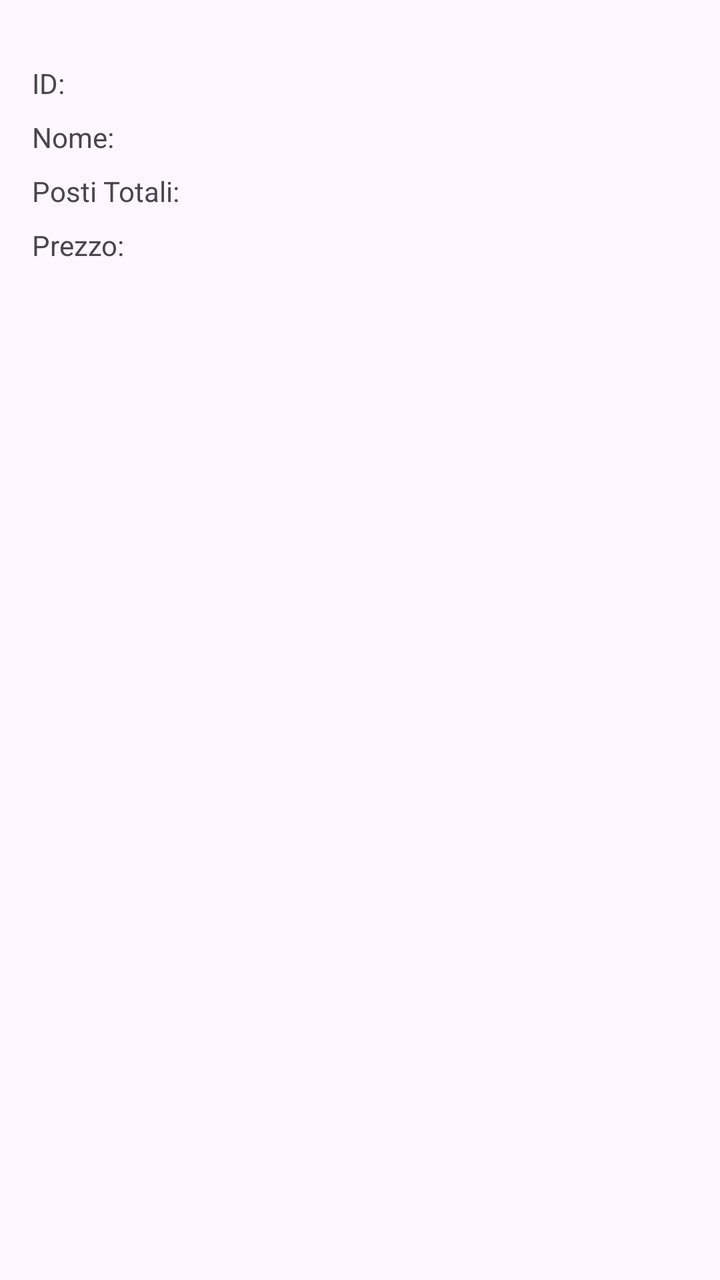
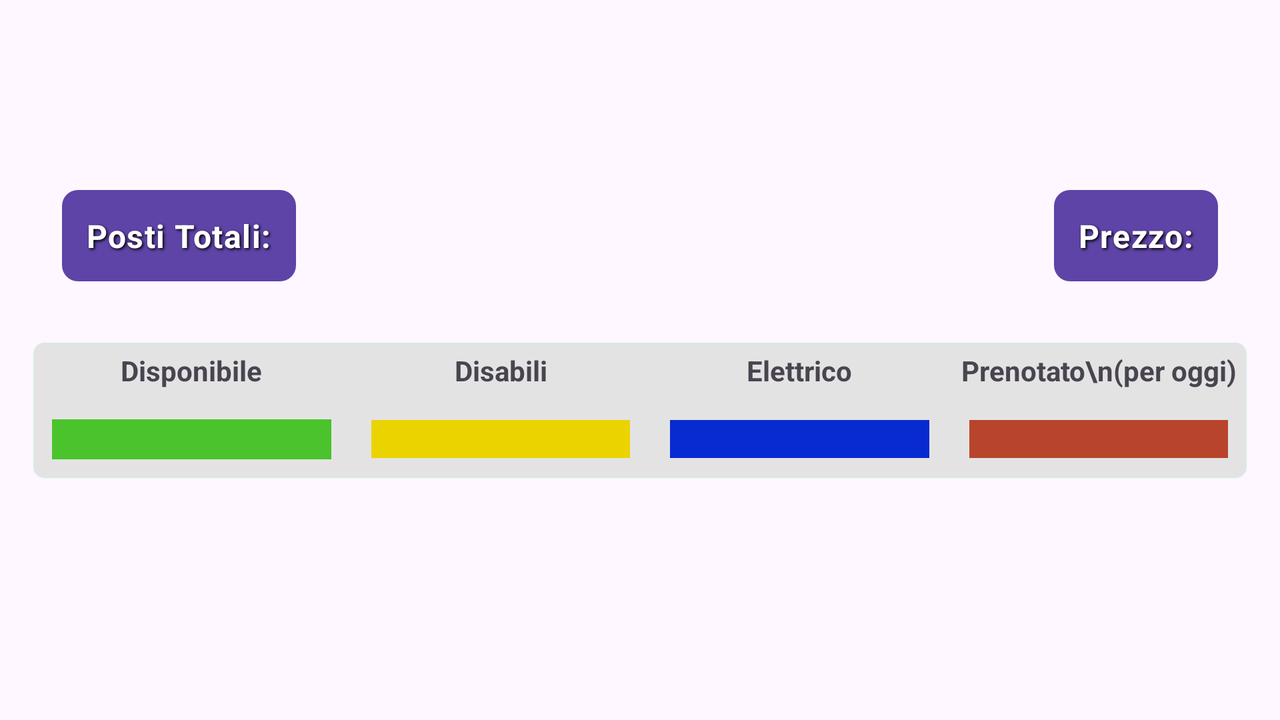

One screen, two layout resources from the same app: the default and the author's alternative for another configuration. Each is rendered where Android would select it; the XML of both is given below.
<!-- AndroidManifest.xml: application theme Theme.SmartParking -->
<!-- res/layout/activity_parcheggio_dettaglio.xml -->
<?xml version="1.0" encoding="utf-8"?>
<ScrollView
        xmlns:android="http://schemas.android.com/apk/res/android"
        android:layout_width="match_parent"
        android:layout_height="match_parent"
        android:padding="16dp">

    <LinearLayout
            android:layout_width="match_parent"
            android:layout_height="wrap_content"
            android:orientation="vertical">

        
        <FrameLayout
                android:id="@+id/frameLayoutContainer"
                android:layout_width="match_parent"
                android:layout_height="wrap_content">

            <ImageView
                    android:id="@+id/imageViewArea"
                    android:layout_width="match_parent"
                    android:layout_height="wrap_content"
                    android:adjustViewBounds="true"
                    android:scaleType="fitCenter"
                    android:layout_gravity="top|center_horizontal"
                    android:src="@drawable/placeholder" />
        </FrameLayout>

        
        <TextView
                android:id="@+id/textId"
                android:layout_width="wrap_content"
                android:layout_height="wrap_content"
                android:text="ID:"
                android:layout_marginTop="16dp" />

        <TextView
                android:id="@+id/textNome"
                android:layout_width="wrap_content"
                android:layout_height="wrap_content"
                android:text="Nome:"
                android:layout_marginTop="8dp" />

        <TextView
                android:id="@+id/textPostiTot"
                android:layout_width="wrap_content"
                android:layout_height="wrap_content"
                android:text="Posti Totali:"
                android:layout_marginTop="8dp" />

        <TextView
                android:id="@+id/textPrezzo"
                android:layout_width="wrap_content"
                android:layout_height="wrap_content"
                android:text="Prezzo:"
                android:layout_marginTop="8dp" />
    </LinearLayout>
</ScrollView>
<!-- resources referenced by this layout -->
<resources>
  <style name="Theme.SmartParking" parent="Theme.Material3.Light.NoActionBar">
          
          <item name="colorPrimary">@color/purple_500</item>
          <item name="colorSecondary">@color/teal_200</item>
          
          <item name="android:statusBarColor">@color/purple_500</item>
          
          <item name="android:navigationBarColor">@color/purple_500</item>
      </style>
  <color name="purple_500">#FF6200EE</color>
  <color name="teal_200">#FF03DAC5</color>
</resources>
<!-- res/layout-land/activity_parcheggio_dettaglio.xml (the author's variant of the layout above) -->
<!-- drawn on the phone turned sideways -->
<?xml version="1.0" encoding="utf-8"?>
<ScrollView
        xmlns:android="http://schemas.android.com/apk/res/android"
        android:layout_width="match_parent"
        android:layout_height="match_parent"
        android:padding="16dp">

    <LinearLayout
            android:layout_width="match_parent"
            android:layout_height="wrap_content"
            android:orientation="vertical">

        
        <FrameLayout
                android:id="@+id/frameLayoutContainer"
                android:layout_width="match_parent"
                android:layout_height="wrap_content"
                android:layout_marginTop="20dp">

            <ImageView
                    android:id="@+id/imageViewArea"
                    android:layout_width="match_parent"
                    android:layout_height="wrap_content"
                    android:adjustViewBounds="true"
                    android:scaleType="fitCenter"
                    android:layout_gravity="top|center_horizontal"
                    android:src="@drawable/placeholder" />
        </FrameLayout>

        

        <TextView
                android:id="@+id/textNome"
                android:layout_width="wrap_content"
                android:layout_height="wrap_content"
                android:layout_gravity="center_horizontal"
                android:text=""
                android:layout_marginTop="8dp"
                android:textAppearance="@style/TextAppearance.Material3.HeadlineLarge"
                android:textStyle="bold"
                android:textColor="#100028"/>

        <RelativeLayout
                android:layout_width="wrap_content"
                android:layout_height="wrap_content">

            <TextView
                    android:id="@+id/textPostiTot"
                    android:layout_width="wrap_content"
                    android:layout_height="wrap_content"
                    android:text="Posti Totali:"
                    android:layout_marginTop="8dp"
                    android:layout_marginStart="15dp"
                    android:layout_alignParentStart="true"
                    android:textAppearance="@style/TextAppearance.Material3.BodyLarge"
                    android:textColor="@android:color/white"
                    android:background="@drawable/rounded_corners2"
                    android:padding="12dp"
                    android:textStyle="bold"
                    android:shadowColor="#000000"
                    android:shadowDx="2"
                    android:shadowDy="2"
                    android:shadowRadius="3"/>

            <TextView
                    android:id="@+id/textPrezzo"
                    android:layout_width="wrap_content"
                    android:layout_height="wrap_content"
                    android:text="Prezzo:"
                    android:layout_marginTop="8dp"
                    android:layout_marginEnd="15dp"
                    android:textAppearance="@style/TextAppearance.Material3.BodyLarge"
                    android:textColor="@android:color/white"
                    android:background="@drawable/rounded_corners2"
                    android:padding="12dp"
                    android:textStyle="bold"
                    android:shadowColor="#000000"
                    android:shadowDx="2"
                    android:shadowDy="2"
                    android:shadowRadius="3"
                    android:layout_alignParentRight="true"
            />
        </RelativeLayout>

        <GridLayout
                android:layout_width="match_parent"
                android:layout_height="wrap_content"
                android:columnCount="4"
                android:rowCount="2"
                android:layout_marginTop="30dp"
                android:verticalSpacing="10dp"
                android:horizontalSpacing="10dp"
                android:layout_marginBottom="70dp"
                android:background="@drawable/description_background">

            
            <TextView
                    android:layout_width="0dp"
                    android:layout_height="wrap_content"
                    android:layout_columnWeight="1"
                    android:text="Disponibile"
                    android:gravity="center"
                    android:textStyle="bold"
                    android:padding="5dp"/>

            <TextView
                    android:layout_width="0dp"
                    android:layout_height="wrap_content"
                    android:layout_columnWeight="1"
                    android:text="Disabili"
                    android:gravity="center"
                    android:textStyle="bold"
                    android:padding="5dp"/>

            <TextView
                    android:layout_width="0dp"
                    android:layout_height="wrap_content"
                    android:layout_columnWeight="1"
                    android:text="Elettrico"
                    android:gravity="center"
                    android:textStyle="bold"
                    android:padding="5dp"/>

            <TextView
                    android:layout_width="0dp"
                    android:layout_height="wrap_content"
                    android:layout_columnWeight="1"
                    android:text="Prenotato\n(per oggi)"
                    android:gravity="center"
                    android:textStyle="bold"
                    android:padding="5dp"/>

            <TextView
                    android:layout_width="10dp"
                    android:layout_height="20dp"
                    android:layout_columnWeight="1"
                    android:background="#4ac32c"
                    android:gravity="center"
                    android:layout_margin="10dp"/>

            <TextView
                    android:layout_width="0dp"
                    android:layout_height="wrap_content"
                    android:layout_columnWeight="1"
                    android:background="#EBD300"
                    android:gravity="center"
                    android:layout_margin="10dp"/>

            <TextView
                    android:layout_width="0dp"
                    android:layout_height="wrap_content"
                    android:layout_columnWeight="1"
                    android:background="#082AD1"
                    android:gravity="center"
                    android:layout_margin="10dp"/>

            <TextView
                    android:layout_width="0dp"
                    android:layout_height="wrap_content"
                    android:layout_columnWeight="1"
                    android:background="#b8452b"
                    android:gravity="center"
                    android:layout_margin="10dp"/>
        </GridLayout>
    </LinearLayout>
</ScrollView>
<!-- resources referenced by the variant -->
<!-- as the phone turned sideways resolves them -->
<resources>
  <!-- drawable description_background (drawable) -->
  <?xml version="1.0" encoding="utf-8"?>
  <shape xmlns:android="http://schemas.android.com/apk/res/android">
      <solid android:color="#E4E3E4" />
      <corners android:radius="6dp" />
      <stroke android:width="0.8dp" android:color="#EFFCFC"/>
  </shape>
  <!-- drawable rounded_corners2 (drawable) -->
  <?xml version="1.0" encoding="utf-8"?>
  <shape xmlns:android="http://schemas.android.com/apk/res/android">
      <solid android:color="#5E44A7" />
      <corners android:radius="8dp" />
  </shape>
  <style name="Theme.SmartParking" parent="Theme.Material3.Light.NoActionBar">
          
          <item name="colorPrimary">@color/purple_500</item>
          <item name="colorSecondary">@color/teal_200</item>
          
          <item name="android:statusBarColor">@color/purple_500</item>
          
          <item name="android:navigationBarColor">@color/purple_500</item>
      </style>
  <color name="purple_500">#FF6200EE</color>
  <color name="teal_200">#FF03DAC5</color>
</resources>
